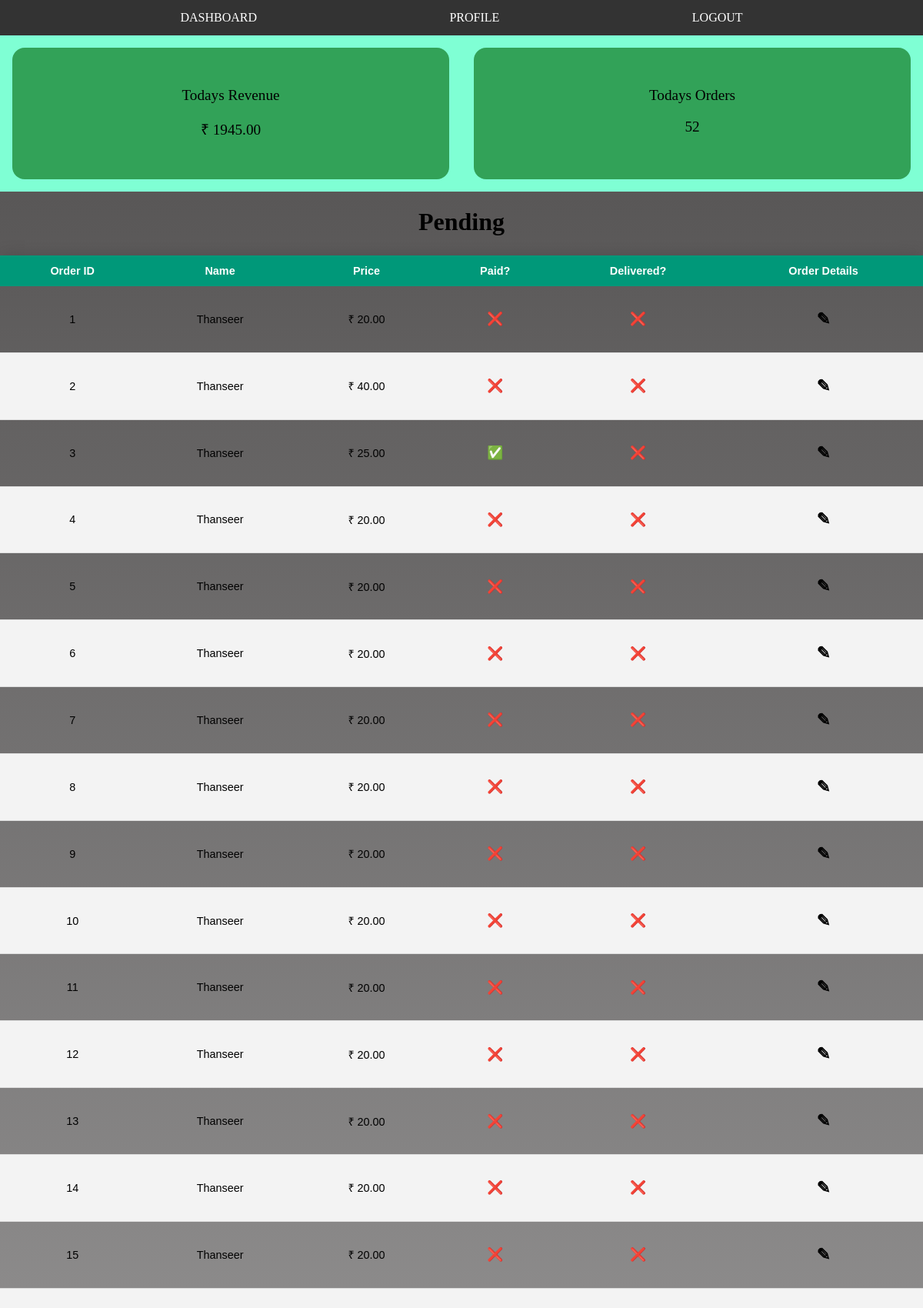
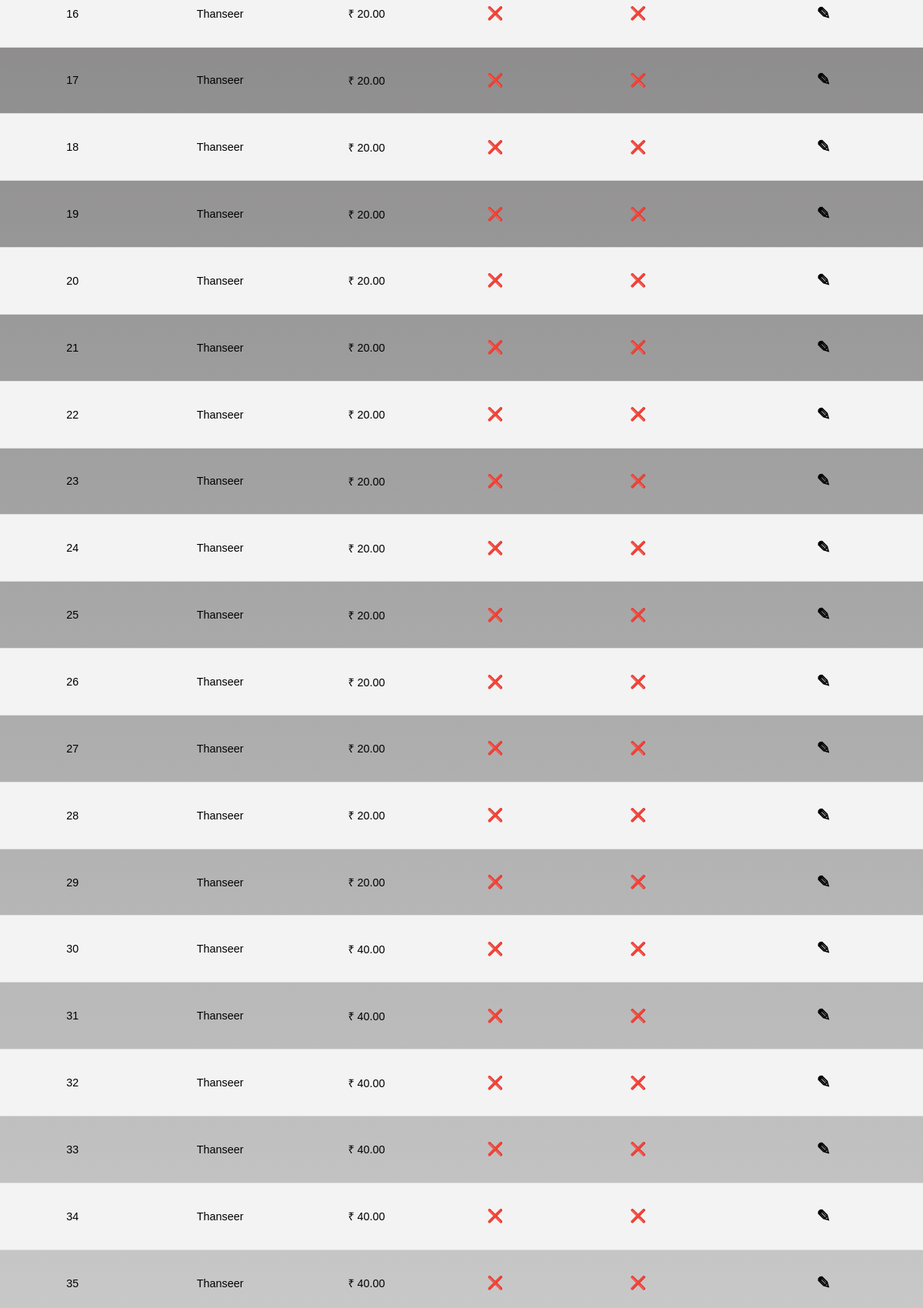
The app's page /restaurent/dashboard (signed in, upper part) with its own data (2 pictures, top to bottom).
### rishabs/models.py (models this page shows, shortened)
class OrderModel(models.Model):
    created_on = models.DateTimeField(auto_now_add=True)
    price = models.DecimalField(max_digits=7, decimal_places=2)
    items = models.ManyToManyField('MenuItem', related_name='order', blank=True)
    order_user = models.ForeignKey(User, related_name='userinfo',on_delete=models.CASCADE)
    is_paid = models.BooleanField(default=False)
    is_delivered = models.BooleanField(default=False)

class User(AbstractUser):
    phone_number = models.CharField(max_length=12, unique=True)
    is_phone_verified = models.BooleanField(default=False)
    otp = models.CharField(max_length=6)
    USERNAME_FIELD = 'phone_number'
    REQUIRED_FIELDS = []
    objects = UserManager()

### restaurent/views.py (the view)
# urls.py: path('dashboard', views.dashboard_view, name="dashboard_view" ),
@login_required(login_url='login_view')
def dashboard_view(request):
    orders = OrderModel.objects.all()
    total_revenue = 0
    for order in orders:
        total_revenue += order.price
    context = {
        'orders':orders,
        'total_revenue':total_revenue,
        'total_orders':len(orders),
    }
    return render(request, 'restaurent/dashboard.html',context)

### restaurent/templates/restaurent/dashboard.html
{% extends 'restaurent/layout3.html' %}
{% block content %}
<div class="overview">
    <div class="overview_l">
        <p>Todays Revenue</p>
        <p>&#x20b9; {{ total_revenue }}</p>
    </div>
    <div  class="overview_r">
        <p>Todays Orders</p>
        <p>{{ total_orders }}</p>
    </div>
</div>
<div>
    <div>
        <h1>Pending</h1>
    </div>
    <table class="styled-table">
        <thead>
            <tr>
                <th>Order ID</th>
                <th>Name</th>
                <th>Price</th>
                <th>Paid?</th>
                <th>Delivered?</th>
                <th>Order Details</th>
            </tr>
        </thead>
        <tbody>
            {% for order in orders %}
            <tr>
                <td>{{ order.pk }}</td>
                <td>{{ order.order_user.username }}</td>
                <td>&#x20b9; {{ order.price }}</td>
                {% if order.is_paid %}
                    <td><h3>&#x2705;</h3></td>
                {% else %}
                    <td><h3>&#10060;</h3></td>
                {% endif %}
                {% if order.is_delivered %}
                    <td><h3>&#x2705;</h3></td>
                {% else %}
                    <td><h3>&#10060;</h3></td>
                {% endif %}
                <td class>
                    <h2><a class="order-s" href="{% url 'order_details' order.pk %}">&#9998;</a></h2>
                </td>
            </tr>
        {% endfor %}
        </tbody>
    </table>
</div>
{% endblock %}

### restaurent/static/css/dash.css (style rules this page uses)
body { margin: 0px; }
.overview { display: flex; flex-direction: row; background-color: aquamarine; }
.overview_l,.overview_r { width: 50%; background-color: rgba(2, 104, 11, 0.612); margin: 1rem; padding: 2rem; font-size: 1.2rem; border-radius: 1rem; }
.styled-table { border-collapse: collapse; margin: 25px 0; font-size: 0.9em; font-family: sans-serif; width: 100%; box-shadow: 0 0 20px rgba(0, 0, 0, 0.15); }
.styled-table thead tr { background-color: #009879; color: #ffffff; text-align: center; }
.styled-table th, .styled-table td { padding: 12px 15px; }
.styled-table tbody tr { border-bottom: 1px solid #dddddd; }
.styled-table tbody tr:nth-of-type(even) { background-color: #f3f3f3; }
.order-s:link { text-decoration: none; color: black; transform: rotateX(180deg); }

### records on screen
OrderModel: pk "1", order_user.username "Thanseer", price "20.00"
OrderModel: pk "2", order_user.username "Thanseer", price "40.00"
OrderModel: pk "3", order_user.username "Thanseer", price "25.00"
OrderModel: pk "4", order_user.username "Thanseer", price "20.00"
OrderModel: pk "5", order_user.username "Thanseer", price "20.00"
OrderModel: pk "6", order_user.username "Thanseer", price "20.00"
OrderModel: pk "7", order_user.username "Thanseer", price "20.00"
OrderModel: pk "8", order_user.username "Thanseer", price "20.00"
OrderModel: pk "9", order_user.username "Thanseer", price "20.00"
OrderModel: pk "10", order_user.username "Thanseer", price "20.00"
OrderModel: pk "11", order_user.username "Thanseer", price "20.00"
OrderModel: pk "12", order_user.username "Thanseer", price "20.00"
OrderModel: pk "13", order_user.username "Thanseer", price "20.00"
OrderModel: pk "14", order_user.username "Thanseer", price "20.00"
OrderModel: pk "15", order_user.username "Thanseer", price "20.00"
OrderModel: pk "16", order_user.username "Thanseer", price "20.00"
OrderModel: pk "17", order_user.username "Thanseer", price "20.00"
OrderModel: pk "18", order_user.username "Thanseer", price "20.00"
OrderModel: pk "19", order_user.username "Thanseer", price "20.00"
OrderModel: pk "20", order_user.username "Thanseer", price "20.00"
OrderModel: pk "21", order_user.username "Thanseer", price "20.00"
OrderModel: pk "22", order_user.username "Thanseer", price "20.00"
OrderModel: pk "23", order_user.username "Thanseer", price "20.00"
OrderModel: pk "24", order_user.username "Thanseer", price "20.00"
OrderModel: pk "25", order_user.username "Thanseer", price "20.00"
OrderModel: pk "26", order_user.username "Thanseer", price "20.00"
OrderModel: pk "27", order_user.username "Thanseer", price "20.00"
OrderModel: pk "28", order_user.username "Thanseer", price "20.00"
OrderModel: pk "29", order_user.username "Thanseer", price "20.00"
OrderModel: pk "30", order_user.username "Thanseer", price "40.00"
OrderModel: pk "31", order_user.username "Thanseer", price "40.00"
OrderModel: pk "32", order_user.username "Thanseer", price "40.00"
OrderModel: pk "33", order_user.username "Thanseer", price "40.00"
OrderModel: pk "34", order_user.username "Thanseer", price "40.00"
OrderModel: pk "35", order_user.username "Thanseer", price "40.00"

### other values on screen
{{ total_revenue }} "1945.00"
{{ total_orders }} "52"
